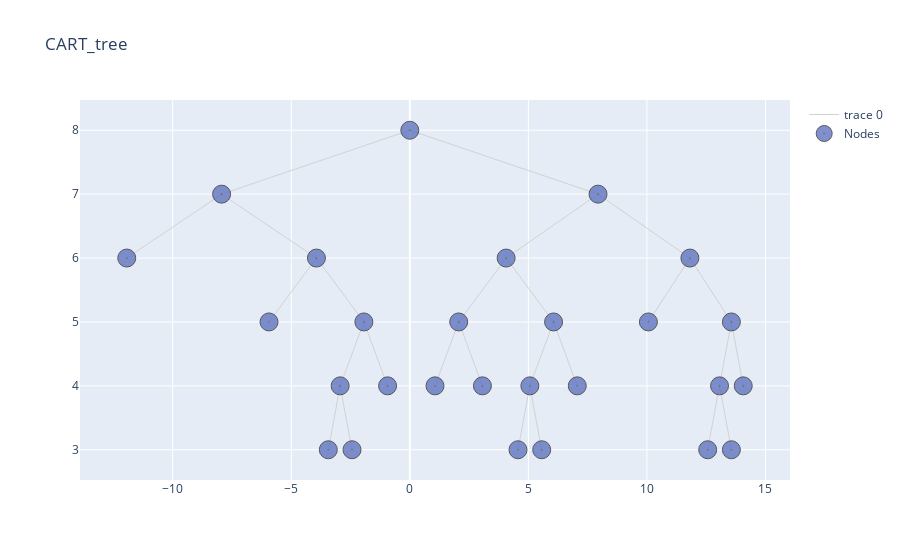

The notebook cell saved with this chart:
### Code cell
import warnings
warnings.filterwarnings("ignore", category=FutureWarning) 


cart.print_tree(table = True, html = True).style.hide_index() #print both the pruned and non pruned tree

### Figure 1 — Plotly figure (JSON) as saved in the notebook; plotly's stock layout.template omitted (floating-point values rounded to 4 significant figures)
{"data": [{"hoverinfo": "none", "line": {"color": "rgb(210,210,210)", "width": 1}, "mode": "lines", "type": "scatter", "x": [0, -7.938, null, 0, 7.938, null, -7.938, -11.94, null, -7.938, -3.938, null, 7.938, 4.062, null, 7.938, 11.81, null, -3.938, -5.938, null, -3.938, -1.938, null, 4.062, 2.062, null, 4.062, 6.062, null, 11.81, 10.06, null, 11.81, 13.56, null, -1.938, -2.938, null, -1.938, -0.9375, null, 2.062, 1.062, null, 2.062, 3.062, null, 6.062, 5.062, null, 6.062, 7.062, null, 13.56, 13.06, null, 13.56, 14.06, null, -2.938, -3.438, null, -2.938, -2.438, null, 5.062, 4.562, null, 5.062, 5.562, null, 13.06, 12.56, null, 13.06, 13.56, null], "y": [8, 7, null, 8, 7, null, 7, 6, null, 7, 6, null, 7, 6, null, 7, 6, null, 6, 5, null, 6, 5, null, 6, 5, null, 6, 5, null, 6, 5, null, 6, 5, null, 5, 4, null, 5, 4, null, 5, 4, null, 5, 4, null, 5, 4, null, 5, 4, null, 5, 4, null, 5, 4, null, 4, 3, null, 4, 3, null, 4, 3, null, 4, 3, null, 4, 3, null, 4, 3, null]}, {"hoverinfo": "text", "marker": {"color": "#6175c1", "line": {"color": "rgb(50,50,50)", "width": 1}, "size": 18, "symbol": "circle-dot"}, "mode": "markers", "name": "Nodes", "opacity": 0.8, "text": ["n4, None, Bin Value: 158.2, pearson : 3860.8, Samples : 5", "n10, None, Bin Value: 135, pearson : 2258, Samples : 9", "n23, None, Bin Value: 136.2, pearson : 830.8, Samples : 5", "n44, None, Bin Value: 117.65, pearson : 6550.55, Samples : 20", "n45, None, Bin Value: 123.71, pearson : 40602.1, Samples : 108", "n24, None, Bin Value: 90.8, pearson : 1276.8, Samples : 5", "n25, None, Bin Value: 100.62, pearson : 2469.88, Samples : 8", "n27, None, Bin Value: 128.67, pearson : 255.33, Samples : 6", "n52, None, Bin Value: 113.09, pearson : 17214.55, Samples : 55", "n53, None, Bin Value: 95.83, pearson : 4702.83, Samples : 6", "n14, None, Bin Value: 74, pearson : 4226, Samples : 6", "n31, None, Bin Value: 134.5, pearson : 427.5, Samples : 6", "n60, None, Bin Value: 94.25, pearson : 10528.75, Samples : 36", "n61, None, Bin Value: 109.2, pearson : 830.8, Samples : 5", "n1, Sales>7.54, Bin Value: 115.78, pearson : 155526.82, Samples : 280", "n2, Sales>0.91, Bin Value: 125.18, pearson : 62395.4, Samples : 147", "n5, Sales>2.93, Bin Value: 124.01, pearson : 52889.97, Samples : 142", "n11, Sales>7.44, Bin Value: 123.27, pearson : 49472.26, Samples : 133", "n22, Population>94, Bin Value: 122.77, pearson : 47772.97, Samples : 128", "n3, Sales>9.7, Bin Value: 105.38, pearson : 65775.44, Samples : 133", "n6, Sales>7.78, Bin Value: 110.33, pearson : 32277.55, Samples : 80", "n12, Population>260, Bin Value: 96.85, pearson : 4043.69, Samples : 13", "n13, Sales>9.46, Bin Value: 112.94, pearson : 25413.76, Samples : 67", "n26, Sales>9.31, Bin Value: 111.39, pearson : 23528.56, Samples : 61", "n7, Population>29, Bin Value: 97.92, pearson : 28595.7, Samples : 53", "n15, CompPrice>146, Bin Value: 100.98, pearson : 20496.98, Samples : 47", "n30, Income>113, Bin Value: 96.07, pearson : 12340.78, Samples : 41"], "type": "scatter", "x": [-11.94, -5.938, -0.9375, -3.438, -2.438, 1.062, 3.062, 7.062, 4.562, 5.562, 10.06, 14.06, 12.56, 13.56, 0, -7.938, -3.938, -1.938, -2.938, 7.938, 4.062, 2.062, 6.062, 5.062, 11.81, 13.56, 13.06], "y": [6, 5, 4, 3, 3, 4, 4, 4, 3, 3, 5, 4, 3, 3, 8, 7, 6, 5, 4, 7, 6, 5, 5, 4, 6, 5, 4]}], "layout": {"title": {"text": "CART_tree"}}}
